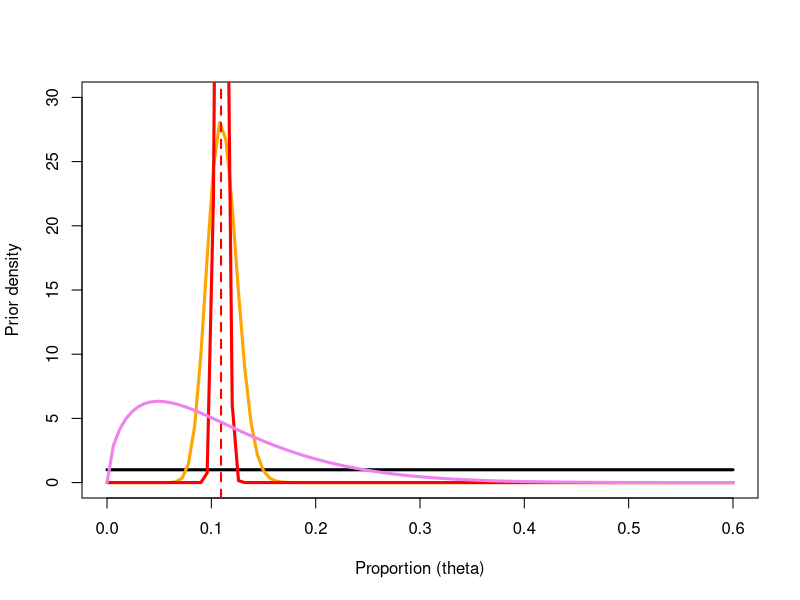
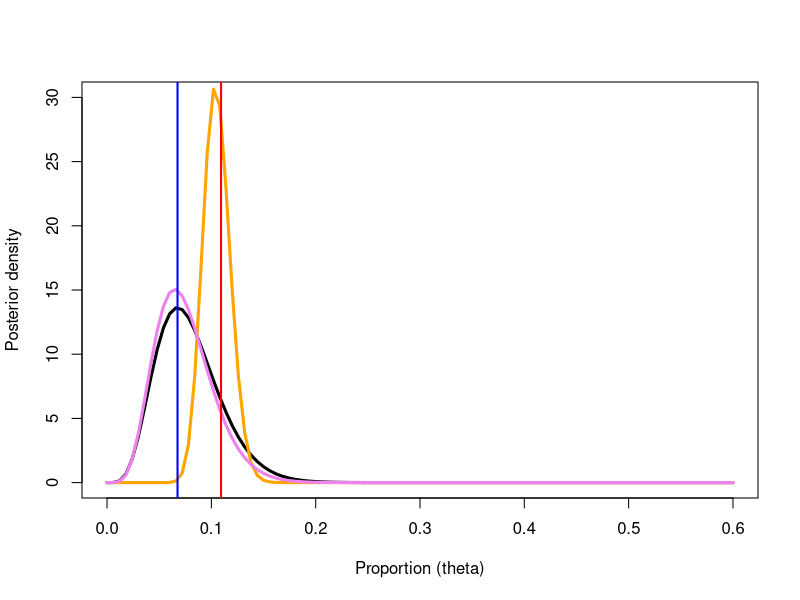

Source code (R) for these figures, in order:
### 2021-10-19 F Barraquand -- Bayesian Statistics Course for PhD Students

################# TD1 - estimation of a proportion #######################

### 1. Plotting the three prior distributions

# First param set = Uniform distribution
a1=1
b1=1

# Second param set = 10 times less obs than in the 18th century
#n=4848
#y=530
n=485
y=53
a2=y+1
b2=n-y+1
# we could have used the original, but it is a bit caricatural 
# (I initially discarded it because I computed the formula analytically and had difficulties with very large factorials)

# Third param set
mean_prop = y / n
kappa = 15
a3 = kappa*mean_prop
b3 = kappa-a3

pdf(width=8,height=6,file="beta_priors.pdf")
curve(dbeta(x,a1,b1),from=0,to=0.6,lwd=3,ylim=c(0,30),ylab="Prior density",xlab = "Proportion (theta)")
curve(dbeta(x,a2,b2),from=0,to=0.6,col="orange",lwd=3,ylim=c(0,15),add=T)
curve(dbeta(x,530+1,4848-530+1),from=0,to=0.6,col="red",lwd=3,add=T)
abline(v=mean_prop,lwd=2,col="red", lty=2) # Previous estimate
curve(dbeta(x,a3,b3),from=0,to=0.6,col="violet",lwd=3,add=T)
dev.off()



### 2. Computing the corresponding posteriors

# New observed data from present year 
nnew = 74
ynew = 5

pdf(width=8,height=6,file="beta_posteriors.pdf")
curve(dbeta(x,ynew+a1,nnew-ynew+b1),from=0,to=0.6,lwd=3,ylim=c(0,30),ylab="Posterior density",xlab = "Proportion (theta)")
curve(dbeta(x,y+1+ynew,n-y+1+nnew-ynew),from=0,to=0.6,col="orange",lwd=3,add=T)
curve(dbeta(x,ynew+a3,nnew-ynew+b3),from=0,to=0.6,col="violet",lwd=3,add=T)
abline(v=mean_prop,lwd=2,col="red")
abline(v=ynew/nnew,lwd=2,col="blue")
dev.off()

### 3. Now computing the CRedibility Intervals at 95%
?qbeta
qbeta(c(0.025,0.975),ynew+a1,nnew-ynew+b1) # broader because of uniform prior
qbeta(c(0.025,0.975),ynew+a2,nnew-ynew+b2) # the new max likelihood estimate (MLE) at 6.7% is below that CRI // strongly influenced by the previous data
# if used the actual observed data (red curve, 10 times more data), we would have
qbeta(c(0.025,0.975),ynew+530+1,nnew-ynew+4848-530+1) # even more narrowly distributed around previous param. 
qbeta(c(0.025,0.975),ynew+a3,nnew-ynew+b3) # from the prior distribution that makes sense // closer to scenario 1, includes the MLE 


